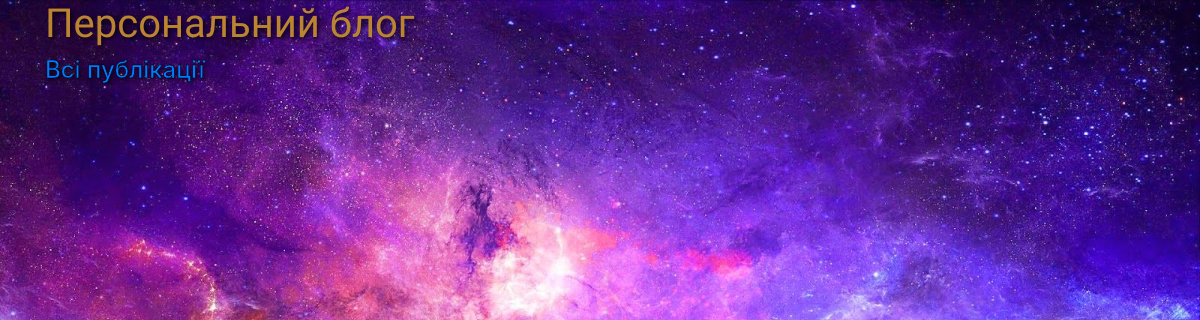
/, run on an earlier commit of the app's database.
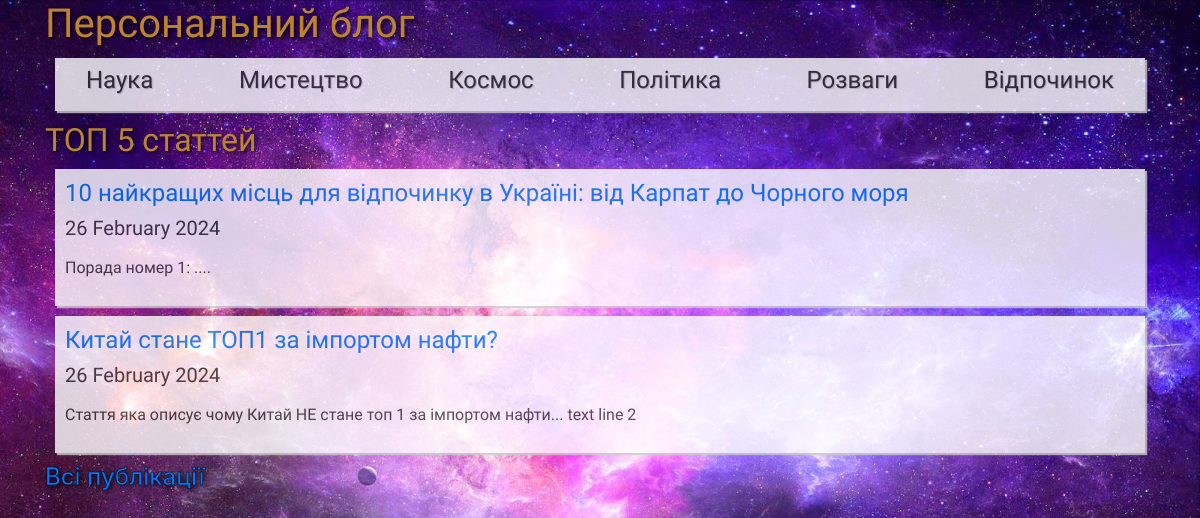
And on a later commit of the database.
### app_blog/models.py (models this page shows, shortened)
class Category(models.Model):
    category = models.CharField(u'Категорія',
                                max_length=250, help_text=u'Максимум 250 символів')
    slug = models.SlugField(u'Слаг')
    objects = models.Manager()
    class Meta:
        verbose_name = u'Категорія для публікації'
        verbose_name_plural = u'Категорії для публікацій'
    def get_absolute_url(self):
        try:
            url = reverse('articles-category-list',
                          kwargs={'slug': self.slug})
        except:
            url = "/"
        return url

class Article(models.Model):
    title = models.CharField(
        u'Заголовок', max_length=250,
        help_text=u'Максимум 250 символів')
    description = models.TextField(
        blank=True, verbose_name=u'Опис')
    pub_date = models.DateTimeField(
        u'Дата публікації', default=timezone.now)
    slug = models.SlugField(
        u'Слаг', unique_for_date='pub_date')
    main_page = models.BooleanField(
        u'Головна', default=False,
        help_text=u'Показувати на головній сторінці')
    category = models.ForeignKey(
        Category, related_name='articles', blank=True, null=True,
        verbose_name=u'Категорія', on_delete=models.CASCADE)
    objects = models.Manager()
    class Meta:
        ordering = ['-pub_date']
        verbose_name = u'Стаття'
        verbose_name_plural = u'Статті'
    def get_absolute_url(self):
        try:
            url = reverse('news-detail', kwargs={
                'year': self.pub_date.strftime("%Y"),
                'month': self.pub_date.strftime("%m"),
                'day': self.pub_date.strftime("%d"),
                'slug': self.slug,
            })
        except:
            url = "/"
        return url

### app_blog/views.py (the view)
# urls.py: path(r'', HomePageView.as_view(), name='home'),
class HomePageView(ListView):
    model = Article
    template_name = 'index.html'
    context_object_name = 'categories'
    def get_context_data(self, **kwargs):
        context = super(HomePageView,
                        self).get_context_data(**kwargs)
        context['articles'] =\
            Article.objects.filter(main_page=True)[:5]
        return context
    def get_queryset(self, *args, **kwargs):
        categories = Category.objects.all()
        return categories

### app_blog/templates/index.html (shortened to what this page needs)
{% extends "base.html" %}
{% load static %}
{% block content %}{% endblock %}

What changed in the data, as far as the page shows it:
added Category: slug+category "Наука Мистецтво Космос Політика Розваги Відпочинок ТОП 5 статтей 10 найкращих місць для відпочинку в Україні: від Карпат до Чорного моря 26 February 2024 Порада номер 1: .... Китай стане ТОП1 за імпортом нафти? 26 February 2024 Стаття яка описує чому Китай НЕ стане топ 1 за імпортом нафти... text line 2 Всі публікації"
Also different on the page:
text no longer shown: "Всі публікації"
